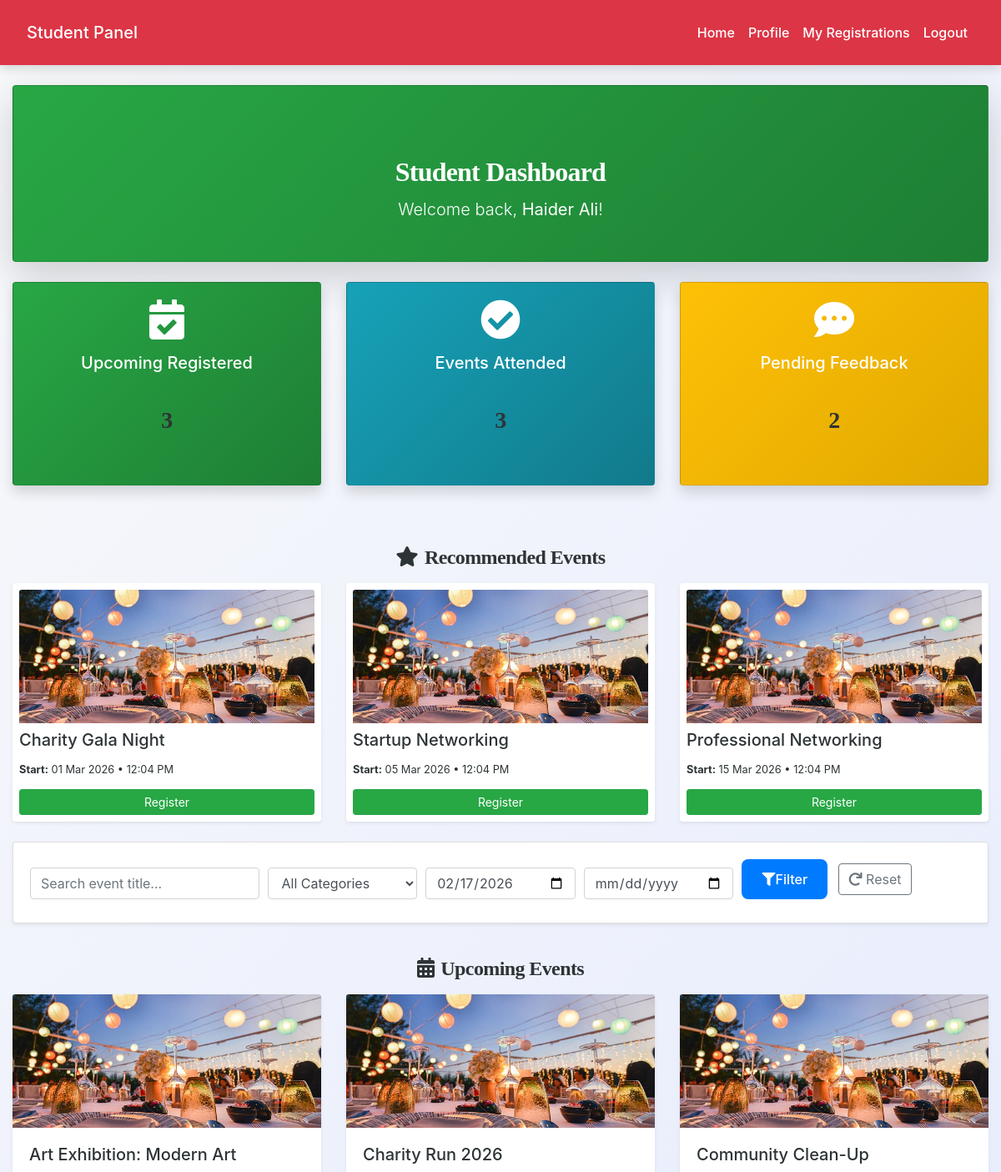
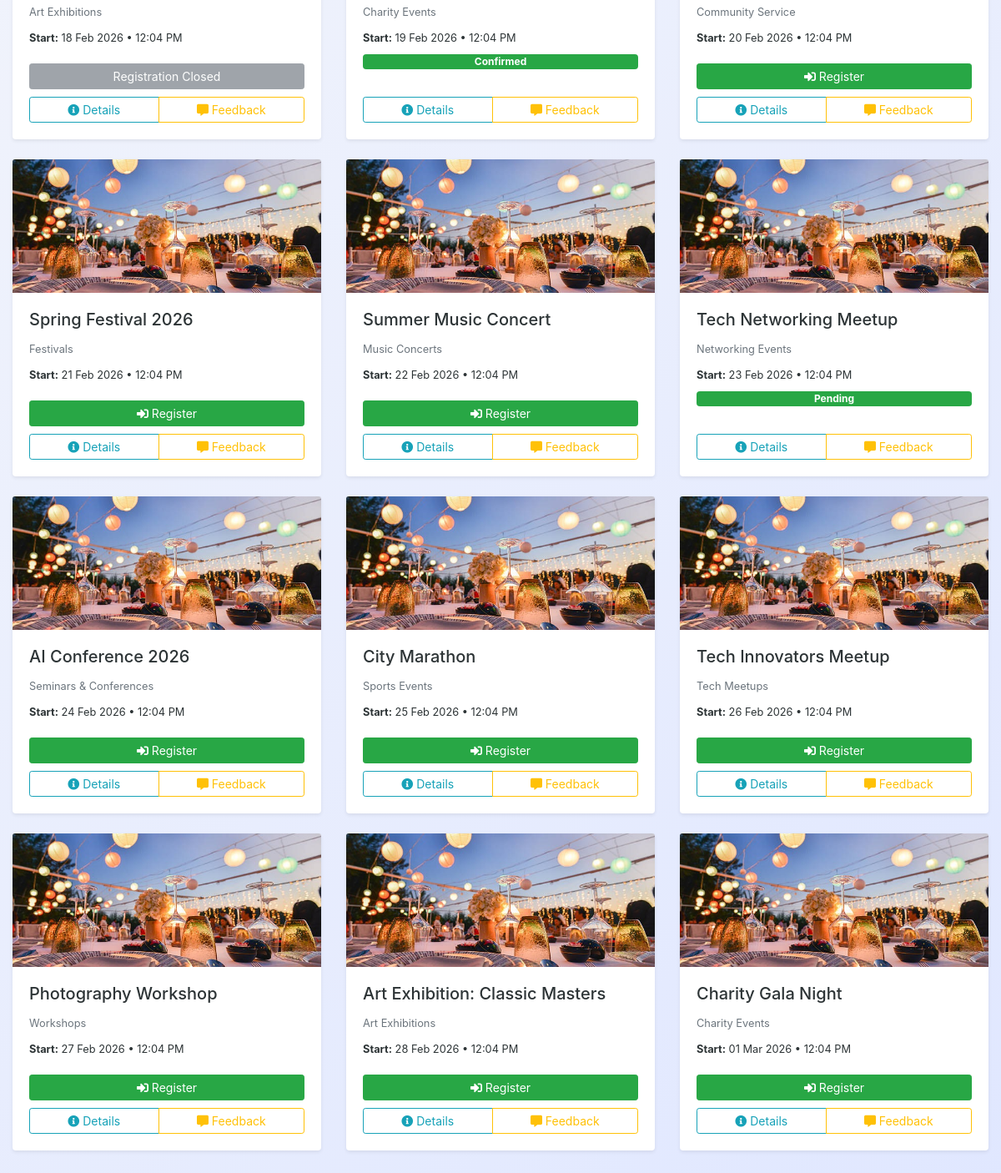
The page /student/dashboard.php (signed in) on the database its author committed (2 pictures, top to bottom).
### tables this page shows
CREATE TABLE `users` (
  `id` int(11) NOT NULL,
  `role` enum('Student','Faculty','Event Organizer') NOT NULL,
  `department` varchar(100) NOT NULL,
  `first_name` varchar(100) NOT NULL,
  `last_name` varchar(100) NOT NULL,
  `email` varchar(150) NOT NULL,
  `password_hash` varchar(255) NOT NULL,
  `phone` varchar(20) DEFAULT NULL,
  `profile_image` varchar(255) DEFAULT NULL,
  `system_notifications` tinyint(1) DEFAULT 1,
  `status` enum('pending','active','suspended') DEFAULT 'pending',
  `created_at` timestamp NOT NULL DEFAULT current_timestamp(),
  `updated_at` timestamp NOT NULL DEFAULT current_timestamp() ON UPDATE current_timestamp()
);

CREATE TABLE `events` (
  `event_id` int(11) NOT NULL,
  `title` varchar(255) NOT NULL,
  `description` text NOT NULL,
  `organizer_id` int(11) NOT NULL,
  `category_id` int(11) DEFAULT NULL,
  `event_type` enum('physical','virtual') NOT NULL DEFAULT 'physical',
  `venue` varchar(255) DEFAULT NULL,
  `meeting_link` varchar(255) DEFAULT NULL,
  `start_datetime` datetime NOT NULL,
  `end_datetime` datetime NOT NULL,
  `capacity` int(11) DEFAULT 0,
  `registration_deadline` datetime DEFAULT NULL,
  `status` enum('pending','approved','rejected','cancelled','completed') DEFAULT 'pending',
  `banner_image` varchar(255) DEFAULT NULL,
  `created_at` datetime DEFAULT current_timestamp(),
  `updated_at` datetime DEFAULT current_timestamp() ON UPDATE current_timestamp()
);

CREATE TABLE `event_categories` (
  `id` int(11) NOT NULL,
  `name` varchar(100) NOT NULL
);

CREATE TABLE `event_registrations` (
  `id` int(11) NOT NULL,
  `event_id` int(11) NOT NULL,
  `user_id` int(11) NOT NULL,
  `status` enum('pending','confirmed','waitlisted','cancelled','attended','no_show') DEFAULT 'pending',
  `cancellation_reason` text DEFAULT NULL,
  `registered_at` timestamp NOT NULL DEFAULT current_timestamp()
);

### student/dashboard.php (the view, shortened to what this page needs)
<?php
include('config.php');
$user_id = $_SESSION['user_id'];
$stmt = $conn->prepare("SELECT first_name, last_name FROM users WHERE id = ?");
$stmt->bind_param("i", $user_id);
$stmt->execute();
$result = $stmt->get_result();
$name = ($row = $result->fetch_assoc()) ? trim($row['first_name'] . ' ' . $row['last_name']) : "Student";
$upcoming_registered = $conn->prepare("
    SELECT COUNT(*) AS count
    FROM event_registrations er
    JOIN events e ON er.event_id = e.event_id
    WHERE er.user_id = ? AND e.start_datetime > NOW() AND er.status IN ('pending', 'confirmed')
");
$upcoming_registered->bind_param("i", $user_id);
$upcoming_registered->execute();
$upcoming_registered_count = $upcoming_registered->get_result()->fetch_assoc()['count'] ?? 0;
$attended = $conn->prepare("
    SELECT COUNT(DISTINCT er.event_id) AS count
    FROM event_registrations er
    WHERE er.user_id = ?
");
$attended->bind_param("i", $user_id);
$attended->execute();
$attended_count = $attended->get_result()->fetch_assoc()['count'] ?? 0;
$pending_feedback = $conn->prepare("
    SELECT COUNT(DISTINCT er.event_id) AS count
    FROM event_registrations er
    LEFT JOIN event_feedback ef ON ef.event_id = er.event_id AND ef.user_id = er.user_id
    WHERE er.user_id = ? AND ef.id IS NULL
");
$pending_feedback->bind_param("i", $user_id);
$pending_feedback->execute();
$pending_feedback_count = $pending_feedback->get_result()->fetch_assoc()['count'] ?? 0;
$search     = $_GET['search'] ?? '';
$from_date  = $_GET['from_date'] ?? date('Y-m-d');
$to_date    = $_GET['to_date'] ?? '';
$sql = "
    SELECT
        e.event_id, e.title, e.description, e.start_datetime, e.end_datetime,
        e.registration_deadline, e.banner_image, e.category_id, c.name AS category,
        er.status AS reg_status
    FROM events e
    LEFT JOIN event_categories c ON e.category_id = c.id
    LEFT JOIN event_registrations er ON er.event_id = e.event_id AND er.user_id = ?
    WHERE e.status = 'approved' AND e.start_datetime > NOW()
";
$params = [$user_id];
$types  = "i";
if ($from_date !== '') {
    $sql .= " AND e.start_datetime >= ?";
    $params[] = "$from_date 00:00:00";
    $types .= "s";
}
$sql .= " ORDER BY e.start_datetime ASC LIMIT 12";
$stmt = $conn->prepare($sql);
$stmt->bind_param($types, ...$params);
$stmt->execute();
$events_result = $stmt->get_result();
$events = $events_result->fetch_all(MYSQLI_ASSOC);
$stmt = $conn->prepare("
    SELECT e.event_id, e.title, e.start_datetime, e.end_datetime, e.category_id, er.status AS reg_status
    FROM event_registrations er
    JOIN events e ON er.event_id = e.event_id
    WHERE er.user_id = ? ORDER BY e.start_datetime ASC
");
$stmt->bind_param("i", $user_id);
$stmt->execute();
$my_registered = $stmt->get_result()->fetch_all(MYSQLI_ASSOC);
$recommended = [];
$category_ids = array_unique(array_filter(array_column($my_registered, 'category_id')));
if (count($category_ids) > 0) {
    $placeholders = implode(',', array_fill(0, count($category_ids), '?'));
    $types = str_repeat('i', count($category_ids)) . 'i';
    $params = array_merge($category_ids, [$user_id]);
    $sql = "
        SELECT e.event_id, e.title, e.start_datetime, e.end_datetime, e.banner_image
        FROM events e
        WHERE e.status='approved' AND e.start_datetime > NOW()
        AND e.category_id IN ($placeholders)
        AND e.event_id NOT IN (SELECT event_id FROM event_registrations WHERE user_id=?)
        ORDER BY e.start_datetime ASC LIMIT 6
    ";
    $stmt = $conn->prepare($sql);
    $stmt->bind_param($types, ...$params);
    $stmt->execute();
    $recommended = $stmt->get_result()->fetch_all(MYSQLI_ASSOC);
}
?>
<!DOCTYPE html>
<html lang="en">
<head>
<link rel="stylesheet" href="https://maxcdn.bootstrapcdn.com/bootstrap/4.5.2/css/bootstrap.min.css">
<link rel="stylesheet" href="https://cdnjs.cloudflare.com/ajax/libs/font-awesome/5.15.4/css/all.min.css">
<link rel="stylesheet" href="../css/style.css">
</head>
<body class="bg-light">
<?php include('navbar.php'); ?>
<div class="container-fluid mt-4 pb-5">
    <div class="card mb-4 shadow-lg text-white text-center py-4" style="background: linear-gradient(135deg, #28a745, #1e7e34);">
        <div class="card-body">
            <h2 class="mb-2 text-white">Student Dashboard</h2>
            <p class="lead mb-0">Welcome back, <strong><?= htmlspecialchars($name) ?></strong>!</p>
        </div>
    </div>
    <div class="row mb-5">
        <div class="col-md-4 mb-4">
            <div class="card stat-card shadow text-white" style="background: linear-gradient(135deg, #28a745, #1e7e34);">
                <div class="card-body text-center">
                    <i class="fas fa-calendar-check fa-3x mb-3"></i>
                    <h5>Upcoming Registered</h5>
                    <h3 class="font-weight-bold"><?= $upcoming_registered_count ?></h3>
                </div>
            </div>
        </div>
        <div class="col-md-4 mb-4">
            <div class="card stat-card shadow text-white" style="background: linear-gradient(135deg, #17a2b8, #117a8b);">
                <div class="card-body text-center">
                    <i class="fas fa-check-circle fa-3x mb-3"></i>
                    <h5>Events Attended</h5>
                    <h3 class="font-weight-bold"><?= $attended_count ?></h3>
                </div>
            </div>
        </div>
        <div class="col-md-4 mb-4">
            <div class="card stat-card shadow text-white" style="background: linear-gradient(135deg, #ffc107, #e0a800);">
                <div class="card-body text-center">
                    <i class="fas fa-comment-dots fa-3x mb-3"></i>
                    <h5>Pending Feedback</h5>
                    <h3 class="font-weight-bold"><?= $pending_feedback_count ?></h3>
                </div>
            </div>
        </div>
    </div>
    <h4 class="mb-3"><i class="fas fa-star mr-2"></i>Recommended Events</h4>
    <?php if (count($recommended) > 0): ?>
        <div class="row">
            <?php foreach ($recommended as $event): ?>
                <div class="col-md-6 col-lg-4 mb-4">
                    <div class="card shadow-sm h-100 border-0 p-2">
                        <?php if (!empty($event['banner_image'])): ?>
                            <img src="../images/<?= htmlspecialchars($event['banner_image']) ?>" class="card-img-top event-img" alt="Event banner">
                        <?php else: ?>
                            <div class="bg-light text-center py-5 event-img"><i class="fas fa-image fa-3x text-muted"></i></div>
                        <?php endif; ?>
                        <h5 class="card-title mt-2"><?= htmlspecialchars($event['title']) ?></h5>
                        <p class="small mb-1"><strong>Start:</strong> <?= date('d M Y • h:i A', strtotime($event['start_datetime'])) ?></p>
                        <a href="dashboard.php?register_event_id=<?= $event['event_id'] ?>" class="btn btn-success btn-sm btn-block mt-2">Register</a>
                    </div>
                </div>
            <?php endforeach; ?>
        </div>
    <?php else: ?>
        <div class="alert alert-info">No recommended events at the moment.</div>
    <?php endif; ?>
    <div class="card mb-4 shadow-sm">
        <div class="card-body">
            <form method="GET" class="form-row align-items-end">
                <div class="col-md-3 mb-2">
                    <input type="text" name="search" class="form-control" placeholder="Search event title..." value="<?= htmlspecialchars($search) ?>">
                </div>
                <div class="col-md-2 mb-2">
                    <select name="category" class="form-control">
                        <option value="">All Categories</option>
                    </select>
                </div>
                <div class="col-md-2 mb-2">
                    <input type="date" name="from_date" class="form-control" value="<?= htmlspecialchars($from_date) ?>">
                </div>
                <div class="col-md-2 mb-2">
                    <input type="date" name="to_date" class="form-control" value="<?= htmlspecialchars($to_date) ?>">
                </div>
                <div class="col-md-3 mb-2">
                    <button type="submit" class="btn btn-primary mr-2"><i class="fas fa-filter"></i> Filter</button>
                    <a href="dashboard.php" class="btn btn-outline-secondary"><i class="fas fa-redo"></i> Reset</a>
                </div>
            </form>
        </div>
    </div>
    <h4 class="mb-3"><i class="fas fa-calendar-alt mr-2"></i>Upcoming Events</h4>
    <?php if (count($events) > 0): ?>
        <div class="row">
            <?php foreach ($events as $event): ?>
                <?php
                $now = date('Y-m-d H:i:s');
                $deadline_passed = $event['registration_deadline'] && $event['registration_deadline'] < $now;
                $is_registered = !empty($event['reg_status']);
                ?>
                <div class="col-md-6 col-lg-4 mb-4">
                    <div class="card event-card shadow-sm h-100 border-0">
                        <?php if (!empty($event['banner_image'])): ?>
                            <img src="../images/<?= htmlspecialchars($event['banner_image']) ?>" class="card-img-top event-img" alt="Event banner">
                        <?php else: ?>
                            <div class="bg-light text-center py-5 event-img"><i class="fas fa-image fa-3x text-muted"></i></div>
                        <?php endif; ?>
                        <div class="card-body d-flex flex-column">
                            <h5 class="card-title"><?= htmlspecialchars($event['title']) ?></h5>
                            <p class="text-muted small mb-2"><?= htmlspecialchars($event['category'] ?? 'General') ?></p>
                            <p class="small mb-2"><strong>Start:</strong> <?= date('d M Y • h:i A', strtotime($event['start_datetime'])) ?></p>
                            <?php if ($is_registered): ?>
                                <span class="badge badge-success mb-2"><?= ucfirst($event['reg_status']) ?></span>
                            <?php endif; ?>
                            <div class="mt-auto">
                                <?php if (!$is_registered && !$deadline_passed): ?>
                                    <a href="dashboard.php?register_event_id=<?= $event['event_id'] ?>" class="btn btn-success btn-sm btn-block mb-2">
                                        <i class="fas fa-sign-in-alt"></i> Register
                                    </a>
                                <?php elseif ($deadline_passed): ?>
                                    <button class="btn btn-secondary btn-sm btn-block mb-2" disabled>Registration Closed</button>
                                <?php endif; ?>
                                <div class="btn-group btn-group-sm w-100">
                                    <a href="event_details.php?event_id=<?= $event['event_id'] ?>" class="btn btn-outline-info">
                                        <i class="fas fa-info-circle"></i> Details
                                    </a>
                                    <a href="event_feedback.php?event_id=<?= $event['event_id'] ?>" class="btn btn-outline-warning">
                                        <i class="fas fa-comment-alt"></i> Feedback
                                    </a>
                                </div>
                            </div>
                        </div>
                    </div>
                </div>
            <?php endforeach; ?>
        </div>
    <?php else: ?>
        <div class="alert alert-info text-center">No upcoming events match your filters.</div>
    <?php endif; ?>
</div>
</body>
</html>

### student/navbar.php (shortened to what this page needs)
<nav class="navbar navbar-expand-lg navbar-dark bg-danger">
    <a class="navbar-brand" href="dashboard.php">Student Panel</a>
    <div class="collapse navbar-collapse" id="navbarNav">
        <ul class="navbar-nav ml-auto">
            <?php
            if (isset($_SESSION["user_id"]) && !empty($_SESSION["user_id"])) {
                echo '<li class="nav-item"><a class="nav-link" href="dashboard.php">Home</a></li>';
                echo '<li class="nav-item"><a class="nav-link" href="profile.php">Profile</a></li>';
                echo '<li class="nav-item"><a class="nav-link" href="my_registrations.php">My Registrations</a></li>';
                echo '<li class="nav-item"><a class="nav-link" href="logout.php">Logout</a></li>';
            } else {
                echo '<li class="nav-item"><a class="nav-link" href="register.php">Register</a></li>';
                echo '<li class="nav-item"><a class="nav-link" href="login.php">Login</a></li>';
                echo '<li class="nav-item"><a class="nav-link" href="./admin/admin_login.php">Admin Login</a></li>';
            }
            ?>
        </ul>
    </div>
</nav>

### css/style.css (style rules this page uses)
:root { --primary: #007bff; --secondary: #6c757d; --success: #28a745; --info: #17a2b8; --warning: #ffc107; --danger: #dc3545; --light: #f8f9fa; --dark: #2d3436; --accent: #ff6f61; --highlight: #6f42c1; --shadow: rgba(0, 0, 0, 0.15); --transition: all 0.3s ease-in-out; }
body { font-family: 'Inter', 'Segoe UI', Tahoma, Geneva, Verdana, sans-serif; background: linear-gradient(135deg, var(--light) 0%, #e0e7ff 100%); color: var(--dark); line-height: 1.8; margin: 0; padding: 0; min-height: 100vh; font-size: 16px; }
.navbar { background-color: var(--dark); box-shadow: 0 4px 12px var(--shadow); padding: 1rem 2rem; position: sticky; top: 0; z-index: 1000; }
.navbar-brand, .nav-link { color: white !important; font-weight: 500; transition: var(--transition); }
h1, h2, h3, h4 { text-align: center; margin: 2.5rem 0; font-family: 'Georgia', 'Times New Roman', serif; color: var(--dark); font-weight: 700; letter-spacing: -0.025em; }
h2 { font-size: 2rem; }
h3 { font-size: 1.75rem; }
h4 { font-size: 1.5rem; }
.btn-primary { background-color: var(--primary); color: #fff; border: none; border-radius: 8px; padding: 0.75rem 1.5rem; font-size: 1rem; font-weight: 500; cursor: pointer; transition: var(--transition); display: inline-flex; align-items: center; justify-content: center; }
a { color: var(--primary); text-decoration: none; font-weight: 500; transition: var(--transition); }

### student/dashboard.php (style rules this page uses)
.stat-card { transition: transform 0.2s; cursor: default; }
.event-card { min-height: 380px; transition: transform 0.2s; }
.event-img { height: 160px; object-fit: cover; }

### rows shown on the page
users: name "Haider Ali"
events: banner_image (picture), title "Charity Gala Night", start_datetime "01 Mar 2026 • 12:04 PM", category.name "Charity Events"
events: banner_image (picture), title "Startup Networking", start_datetime "05 Mar 2026 • 12:04 PM"
events: banner_image (picture), title "Professional Networking", start_datetime "15 Mar 2026 • 12:04 PM"
events: banner_image (picture), title "Art Exhibition: Modern Art", category.name "Art Exhibitions", start_datetime "18 Feb 2026 • 12:04 PM", shows "Registration Closed"
events: banner_image (picture), title "Charity Run 2026", category.name "Charity Events", start_datetime "19 Feb 2026 • 12:04 PM", event_registrations.status "Confirmed"
events: banner_image (picture), title "Community Clean-Up", category.name "Community Service", start_datetime "20 Feb 2026 • 12:04 PM"
events: banner_image (picture), title "Spring Festival 2026", category.name "Festivals", start_datetime "21 Feb 2026 • 12:04 PM"
events: banner_image (picture), title "Summer Music Concert", category.name "Music Concerts", start_datetime "22 Feb 2026 • 12:04 PM"
events: banner_image (picture), title "Tech Networking Meetup", category.name "Networking Events", start_datetime "23 Feb 2026 • 12:04 PM", event_registrations.status "Pending"
events: banner_image (picture), title "AI Conference 2026", category.name "Seminars & Conferences", start_datetime "24 Feb 2026 • 12:04 PM"
events: banner_image (picture), title "City Marathon", category.name "Sports Events", start_datetime "25 Feb 2026 • 12:04 PM"
events: banner_image (picture), title "Tech Innovators Meetup", category.name "Tech Meetups", start_datetime "26 Feb 2026 • 12:04 PM"
events: banner_image (picture), title "Photography Workshop", category.name "Workshops", start_datetime "27 Feb 2026 • 12:04 PM"
events: banner_image (picture), title "Art Exhibition: Classic Masters", category.name "Art Exhibitions", start_datetime "28 Feb 2026 • 12:04 PM"

### other values the page prints
$upcoming_registered_count "3"
$attended_count "3"
$pending_feedback_count "2"
